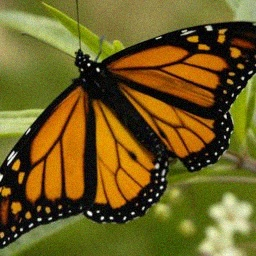
#> input picture 3_edge_detection/butterfly_noisy.jpg, 256 x 256 px
$ python ex3.py
#> lines starting #> are read from the running program, lines starting #| are printed output that depends on the picture
# %%
# to run in google colab
import sys

if "google.colab" in sys.modules:

    def download_from_web(url):
        import requests

        response = requests.get(url)
        if response.status_code == 200:
            with open(url.split("/")[-1], "wb") as file:
                file.write(response.content)
        else:
            raise Exception(
                f"Failed to download the image. Status code: {response.status_code}"
            )

    download_from_web(
        "https://github.com/YoniChechik/AI_is_Math/raw/master/c_03_edge_detection/ex3/butterfly_noisy.jpg"
    )

# %%
import cv2
import matplotlib.pyplot as plt
import numpy as np

figsize = (10, 10)


# %%
def bilateral_one_pixel(source, x, y, d, sigma_r, sigma_s):
    # === init vars
    filtered_pix = 0
    Wp = 0
    bottom_bound = source.shape[0]
    right_bound = source.shape[1]
    nom_sum = 0
    denom_sum = 0

    # calculate filtered pixel for the given d-sized kernel
    for j in range(-d // 2, d // 2):
        for i in range(-d // 2, d // 2):
           if (y+j) < 0 or (x+i) < 0 or (y+j) >= bottom_bound or (x+i) >= right_bound:
               continue
           g_s = np.exp(-1 * (i**2 + j**2) / (2 * sigma_s **2))
           f_r = np.exp(-1 * (source[y,x] - source[y+j,x+i])**2 / (2 * sigma_r **2))
           w_p_xyij = g_s * f_r
           nom_sum += source[y+j,x+i]*w_p_xyij
           denom_sum += w_p_xyij

    if denom_sum > 0:
        filtered_pix = nom_sum / denom_sum

    # make result uint8
    filtered_pix = np.clip(filtered_pix, 0, 255).astype(np.uint8)
    return filtered_pix


# %%
def bilateral_filter(source, d, sigma_r, sigma_s):
    # build empty filtered_image
    filtered_image = np.zeros(source.shape, np.uint8)
    # make input float
    source = source.astype(float)
    # d must be odd!
    assert d % 2 == 1, "d input must be odd"

    for y in range(source.shape[0]):
        for x in range(source.shape[1]):
            filtered_image[y, x] = bilateral_one_pixel(source, x, y, d, sigma_r, sigma_s)

    return filtered_image

# %%
# upload noisy image
src = cv2.imread("butterfly_noisy.jpg")
#> src is the input picture: shape (256, 256, 3); mean B, G, R 32.9, 93.2, 110
src = cv2.cvtColor(src, cv2.COLOR_BGR2GRAY)
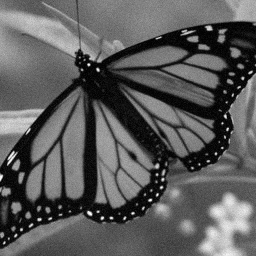
#> src: shape (256, 256); min 0, max 255, mean 91.4

plt.figure(figsize=(10, 10))
plt.imshow(src, cmap="gray", vmin=0, vmax=255)
plt.colorbar()
plt.show()
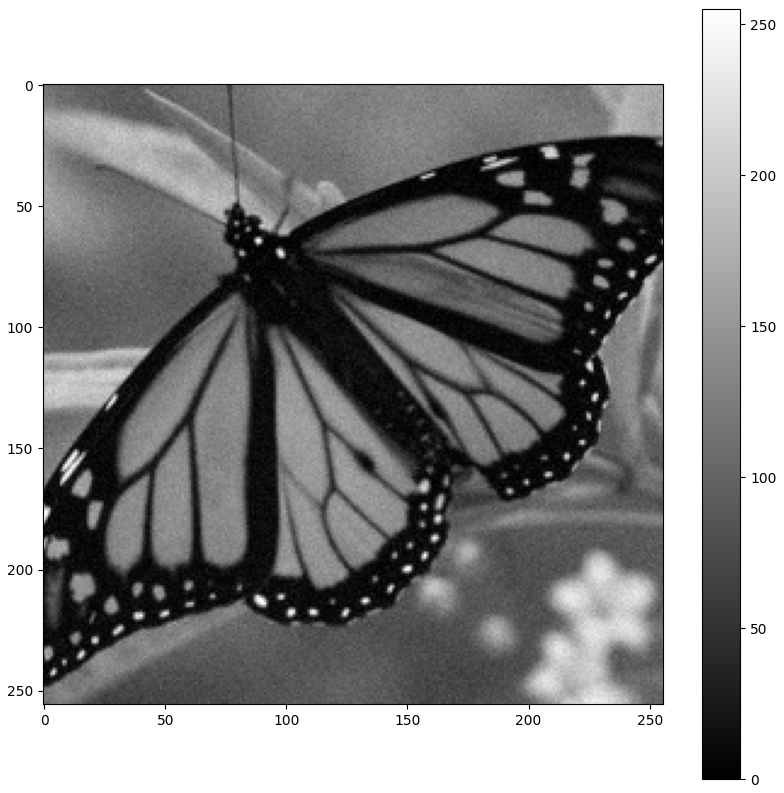
#> figure drawn by matplotlib, 2 panels

# %%
# ======== run
d = 3  # edge size of neighborhood perimeter
sigma_r = 12  # sigma range
sigma_s = 16  # sigma spatial

my_bilateral_filtered_image = bilateral_filter(src, d, sigma_r, sigma_s)

plt.figure(figsize=(10, 10))
plt.imshow(my_bilateral_filtered_image)
plt.colorbar()
plt.show()
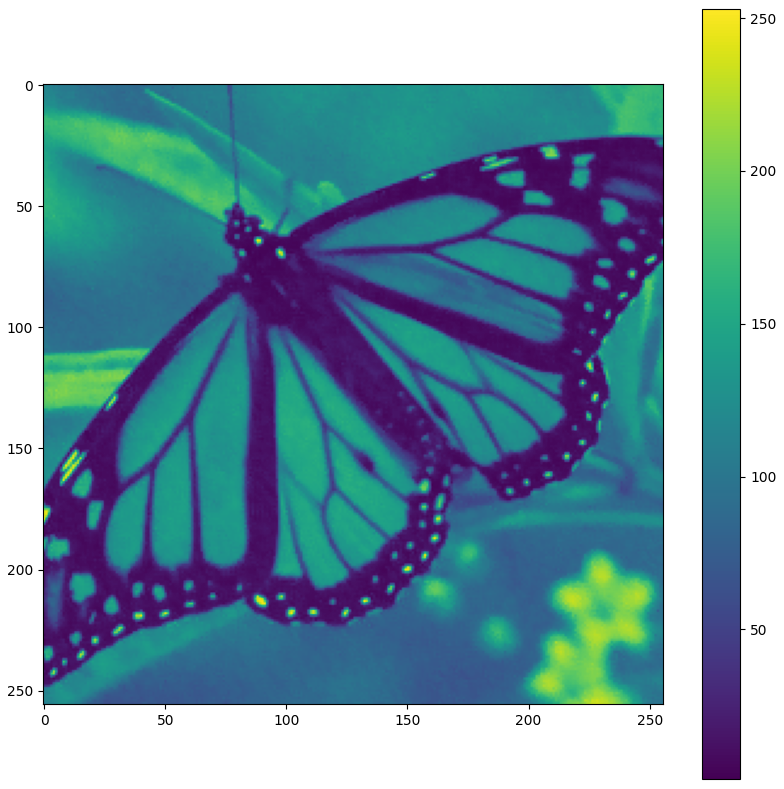
#> figure drawn by matplotlib, 2 panels

# %%
# hyperparameter testing
import time

sigmas_r = [12, 40, 80]
sigmas_s = [16, 32, 64]
ds = [3, 5, 7]

for d in ds:
    results = {}
    times = {}
    # Compute filter and record times
    for sr in sigmas_r:
        for ss in sigmas_s:
            start = time.time()
#> (the run stopped early here; a loop or call above may not have finished)
